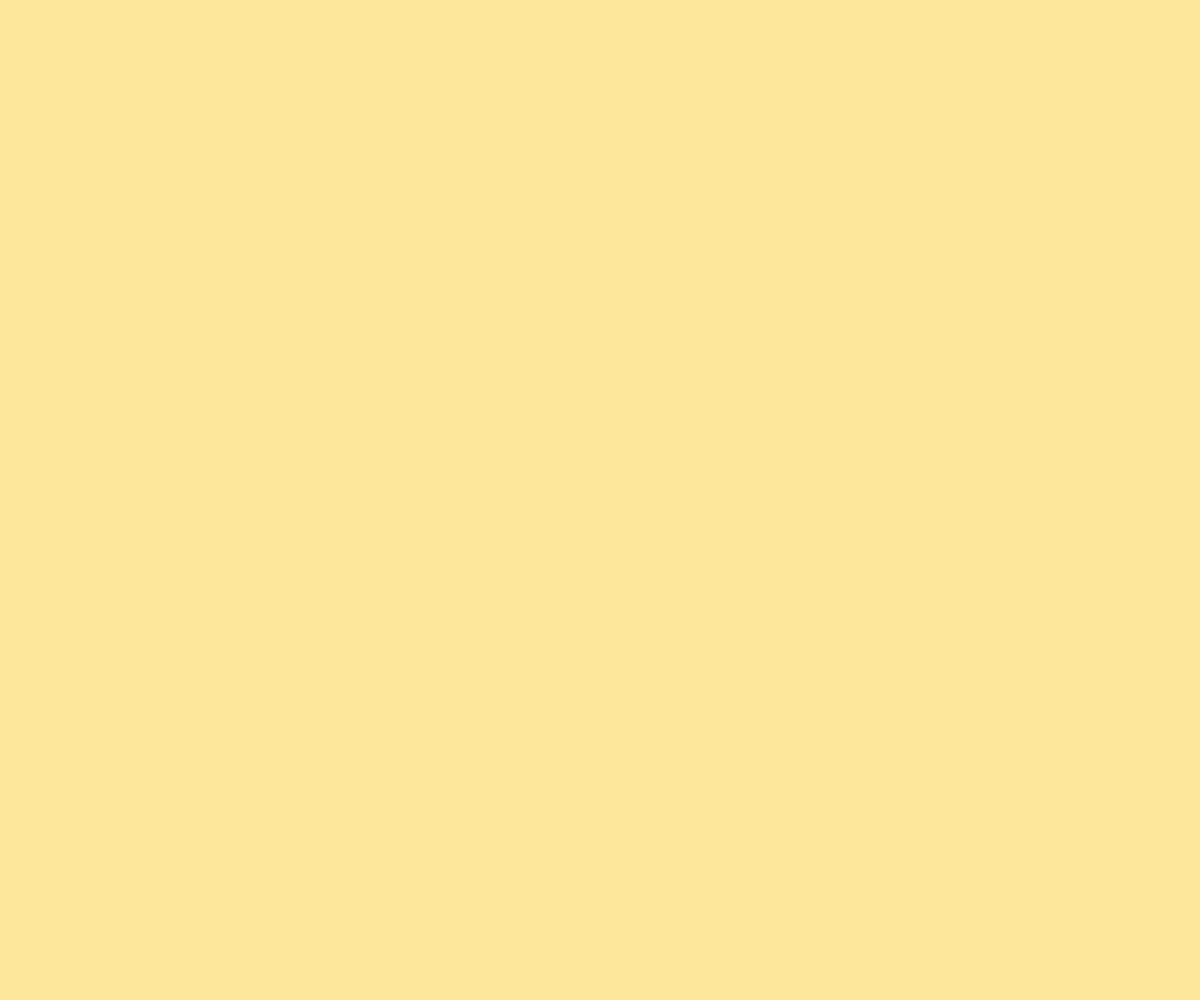
Frame 1 (no input)
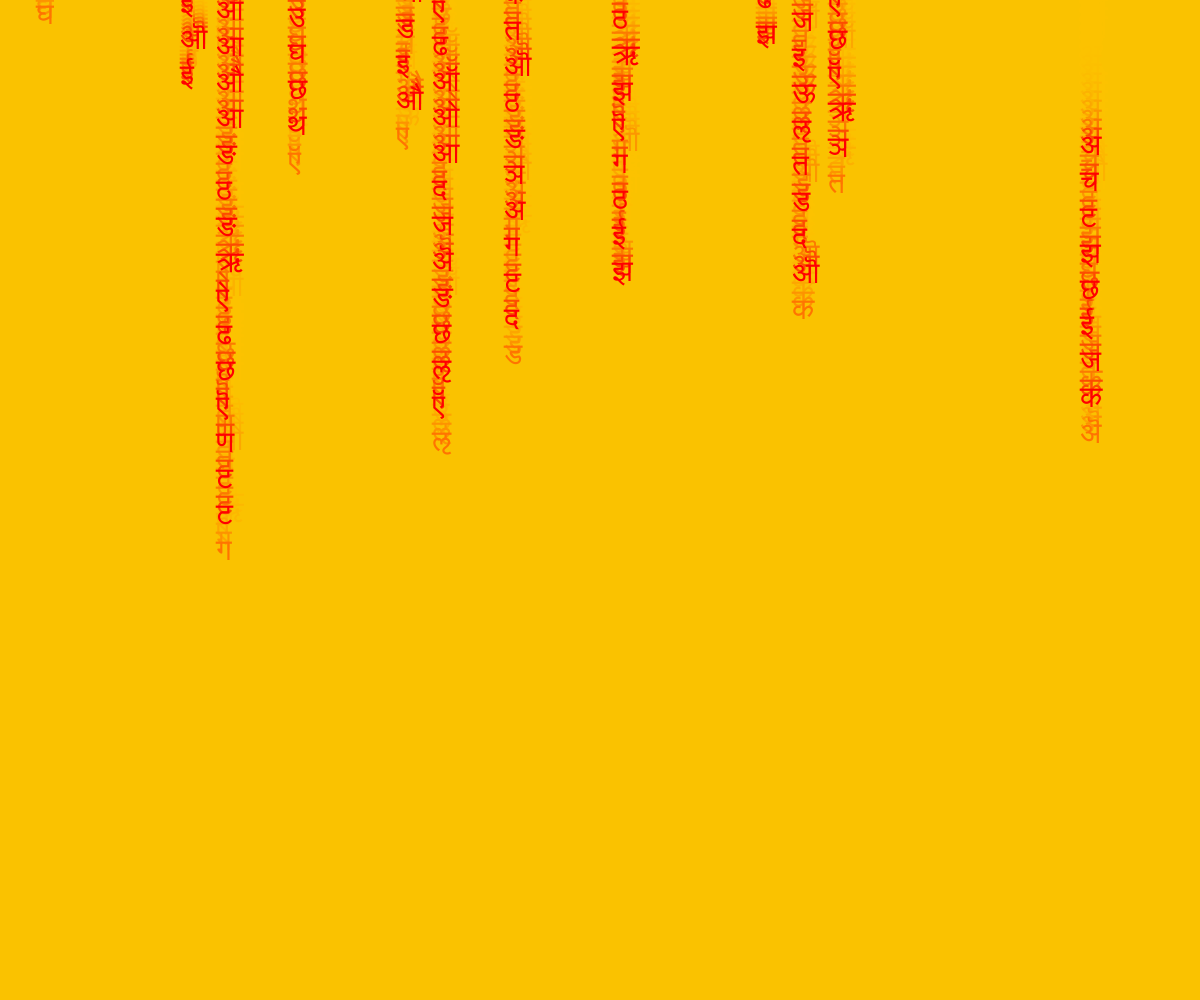
Frame 60 (no input)
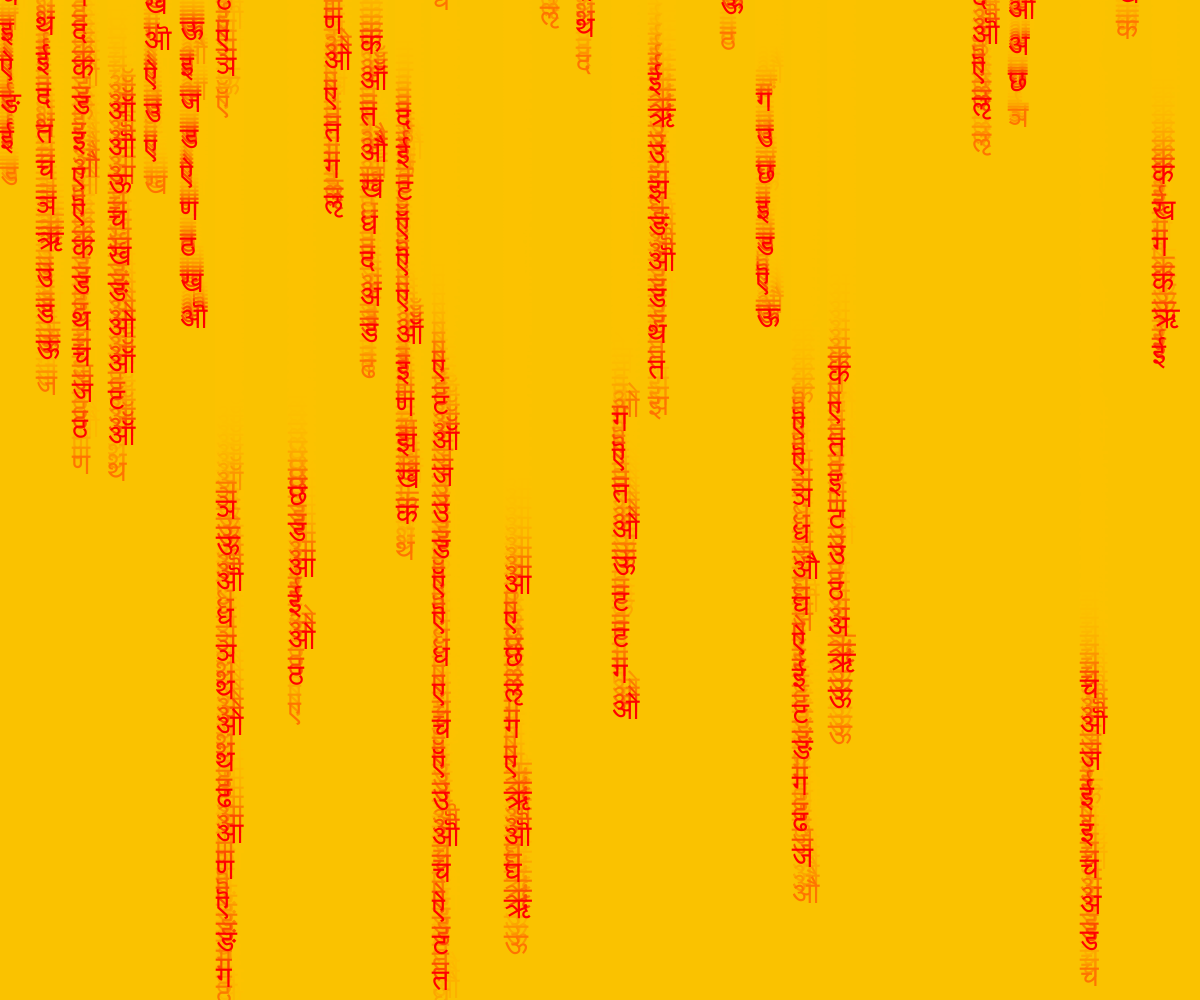
Frame 120 (the mouse pressed at the canvas centre since frame 60)

The p5.js sketch that drew these frames (run headless with seeded random() and noise() and a simulated clock; from frame 60 on, the mouse is pressed at the canvas centre):

// p5.js sketch
// ── sketch.js
var symbolSize = 30;
var streams = [];

function setup() {
  createCanvas(windowWidth, windowHeight);
  textSize(symbolSize);
  var x = 0 ;
  for(var j = 0 ; j< width/(symbolSize*1.2) ; j++){
	 var stream = new Stream();
	 stream.generateSymbols(x,random(-1000,0));
	 streams.push(stream);
	 x += symbolSize*1.2;
  }
}

function draw() {
	background(250,193,0, 100);
	streams.forEach(function(strm){
	strm.render();
	});
}

function Symbols(x, y, speed, first) {
	this.x = x;
	this.y = y;
	this.value;
	this.speed = speed;
	this.switchInterval = round(random(2, 20));
	this.first = first;
	
	this.setToRandomSymbol= function(){
		if(frameCount % this.switchInterval == 0){
			this.value = String.fromCharCode(
			0x0904 + round(random(0, 35)));
		}
	}

	this.rain = function(){
		this.y = (this.y >= height)? 0 : this.y = this.y + this.speed;
	}
}

function Stream() {
	this.symbol = [];
	this.totalSymbols = round(random(5, 20));
	this.speed = random(2, 10);
	this.generateSymbols = function(x, y) {
		var first = round(random(0,4)) != 0;
		for(var i = 0 ; i< this.totalSymbols ; i++){
			var Symbol = new Symbols(x, y, this.speed, first);
			Symbol.setToRandomSymbol();
			this.symbol.push(Symbol);
			y-= symbolSize*1.2;		
			first = false;
		}
	}
	this.render = function() {
		this.symbol.forEach(function(sym){
		if(sym.first){
			fill(255,116,0);
		} else {
		    fill(255,0,0);
		}
		text(sym.value, sym.x, sym.y);
		sym.rain();
		sym.setToRandomSymbol();	
	});
	}
}
